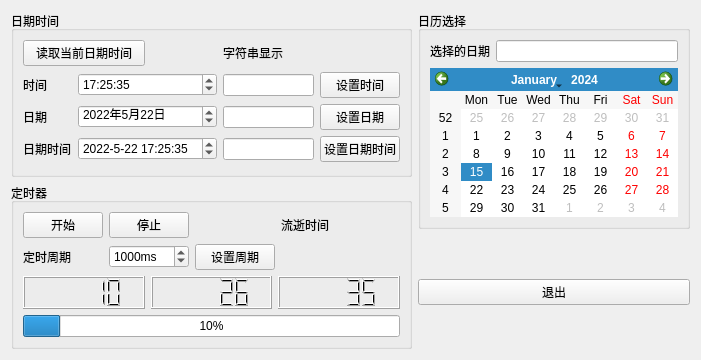
<?xml version="1.0" encoding="UTF-8"?>
<ui version="4.0">
 <class>Widget</class>
 <widget class="QWidget" name="Widget">
  <property name="geometry">
   <rect>
    <x>0</x>
    <y>0</y>
    <width>701</width>
    <height>360</height>
   </rect>
  </property>
  <property name="windowTitle">
   <string>日期时间，定时器</string>
  </property>
  <layout class="QHBoxLayout" name="horizontalLayout">
   <item>
    <layout class="QVBoxLayout" name="verticalLayout_2">
     <item>
      <widget class="QGroupBox" name="groupBox_2">
       <property name="title">
        <string>日期时间</string>
       </property>
       <layout class="QGridLayout" name="gridLayout">
        <item row="0" column="0" colspan="2">
         <widget class="QPushButton" name="btnGetTime">
          <property name="text">
           <string>读取当前日期时间</string>
          </property>
         </widget>
        </item>
        <item row="1" column="0">
         <widget class="QLabel" name="label_3">
          <property name="text">
           <string>时间</string>
          </property>
         </widget>
        </item>
        <item row="1" column="3">
         <widget class="QLineEdit" name="editTime"/>
        </item>
        <item row="1" column="4">
         <widget class="QPushButton" name="btnSetTime">
          <property name="text">
           <string>设置时间</string>
          </property>
         </widget>
        </item>
        <item row="2" column="0">
         <widget class="QLabel" name="label_2">
          <property name="text">
           <string>日期</string>
          </property>
         </widget>
        </item>
        <item row="2" column="3">
         <widget class="QLineEdit" name="editDate"/>
        </item>
        <item row="2" column="4">
         <widget class="QPushButton" name="btnSetDate">
          <property name="text">
           <string>设置日期</string>
          </property>
         </widget>
        </item>
        <item row="3" column="0">
         <widget class="QLabel" name="label">
          <property name="text">
           <string>日期时间</string>
          </property>
         </widget>
        </item>
        <item row="3" column="1" colspan="2">
         <widget class="QDateTimeEdit" name="dateTimeEdit">
          <property name="date">
           <date>
            <year>2022</year>
            <month>5</month>
            <day>22</day>
           </date>
          </property>
          <property name="time">
           <time>
            <hour>17</hour>
            <minute>25</minute>
            <second>35</second>
           </time>
          </property>
          <property name="displayFormat">
           <string>yyyy-M-d H:mm:ss</string>
          </property>
         </widget>
        </item>
        <item row="3" column="3">
         <widget class="QLineEdit" name="editDateTime"/>
        </item>
        <item row="3" column="4">
         <widget class="QPushButton" name="btnSetDateTime">
          <property name="text">
           <string>设置日期时间</string>
          </property>
         </widget>
        </item>
        <item row="1" column="1" colspan="2">
         <widget class="QTimeEdit" name="timeEdit">
          <property name="time">
           <time>
            <hour>17</hour>
            <minute>25</minute>
            <second>35</second>
           </time>
          </property>
         </widget>
        </item>
        <item row="2" column="1" colspan="2">
         <widget class="QDateEdit" name="dateEdit">
          <property name="displayFormat">
           <string>yyyy年M月d日</string>
          </property>
          <property name="date">
           <date>
            <year>2022</year>
            <month>5</month>
            <day>22</day>
           </date>
          </property>
         </widget>
        </item>
        <item row="0" column="3">
         <widget class="QLabel" name="LabDateTime_2">
          <property name="text">
           <string>字符串显示</string>
          </property>
         </widget>
        </item>
       </layout>
      </widget>
     </item>
     <item>
      <widget class="QGroupBox" name="groupBox">
       <property name="title">
        <string>定时器</string>
       </property>
       <layout class="QVBoxLayout" name="verticalLayout">
        <item>
         <layout class="QGridLayout" name="gridLayout_4">
          <item row="1" column="0">
           <widget class="QLabel" name="label_6">
            <property name="text">
             <string>定时周期</string>
            </property>
           </widget>
          </item>
          <item row="0" column="0">
           <widget class="QPushButton" name="btnStart">
            <property name="text">
             <string>开始</string>
            </property>
           </widget>
          </item>
          <item row="0" column="4">
           <widget class="QLabel" name="LabElapsTime">
            <property name="text">
             <string>流逝时间</string>
            </property>
           </widget>
          </item>
          <item row="1" column="2">
           <widget class="QPushButton" name="btnSetIntv">
            <property name="text">
             <string>设置周期</string>
            </property>
           </widget>
          </item>
          <item row="1" column="4">
           <spacer name="horizontalSpacer">
            <property name="orientation">
             <enum>Qt::Horizontal</enum>
            </property>
            <property name="sizeHint" stdset="0">
             <size>
              <width>40</width>
              <height>20</height>
             </size>
            </property>
           </spacer>
          </item>
          <item row="1" column="1">
           <widget class="QSpinBox" name="spinBoxIntv">
            <property name="suffix">
             <string>ms</string>
            </property>
            <property name="maximum">
             <number>10000</number>
            </property>
            <property name="value">
             <number>1000</number>
            </property>
           </widget>
          </item>
          <item row="0" column="1">
           <widget class="QPushButton" name="btnStop">
            <property name="text">
             <string>停止</string>
            </property>
           </widget>
          </item>
         </layout>
        </item>
        <item>
         <layout class="QHBoxLayout" name="horizontalLayout_4">
          <item>
           <widget class="QLCDNumber" name="LCDHour">
            <property name="value" stdset="0">
             <double>10.000000000000000</double>
            </property>
           </widget>
          </item>
          <item>
           <widget class="QLCDNumber" name="LCDMin">
            <property name="value" stdset="0">
             <double>26.000000000000000</double>
            </property>
           </widget>
          </item>
          <item>
           <widget class="QLCDNumber" name="LCDSec">
            <property name="value" stdset="0">
             <double>35.000000000000000</double>
            </property>
           </widget>
          </item>
         </layout>
        </item>
        <item>
         <widget class="QProgressBar" name="progressBar">
          <property name="value">
           <number>10</number>
          </property>
         </widget>
        </item>
       </layout>
      </widget>
     </item>
    </layout>
   </item>
   <item>
    <layout class="QVBoxLayout" name="verticalLayout_3">
     <item>
      <widget class="QGroupBox" name="groupBox_3">
       <property name="title">
        <string>日历选择</string>
       </property>
       <layout class="QGridLayout" name="gridLayout_5">
        <item row="0" column="0">
         <widget class="QLabel" name="label_9">
          <property name="text">
           <string>选择的日期</string>
          </property>
         </widget>
        </item>
        <item row="0" column="1">
         <widget class="QLineEdit" name="editCalendar"/>
        </item>
        <item row="1" column="0" colspan="2">
         <widget class="QCalendarWidget" name="calendarWidget"/>
        </item>
       </layout>
      </widget>
     </item>
     <item>
      <spacer name="verticalSpacer">
       <property name="orientation">
        <enum>Qt::Vertical</enum>
       </property>
       <property name="sizeHint" stdset="0">
        <size>
         <width>17</width>
         <height>13</height>
        </size>
       </property>
      </spacer>
     </item>
     <item>
      <widget class="QPushButton" name="btnClose">
       <property name="text">
        <string>退出</string>
       </property>
      </widget>
     </item>
     <item>
      <spacer name="verticalSpacer_2">
       <property name="orientation">
        <enum>Qt::Vertical</enum>
       </property>
       <property name="sizeHint" stdset="0">
        <size>
         <width>17</width>
         <height>17</height>
        </size>
       </property>
      </spacer>
     </item>
    </layout>
   </item>
  </layout>
 </widget>
 <resources/>
 <connections>
  <connection>
   <sender>btnClose</sender>
   <signal>clicked()</signal>
   <receiver>Widget</receiver>
   <slot>close()</slot>
   <hints>
    <hint type="sourcelabel">
     <x>556</x>
     <y>305</y>
    </hint>
    <hint type="destinationlabel">
     <x>350</x>
     <y>179</y>
    </hint>
   </hints>
  </connection>
 </connections>
</ui>
